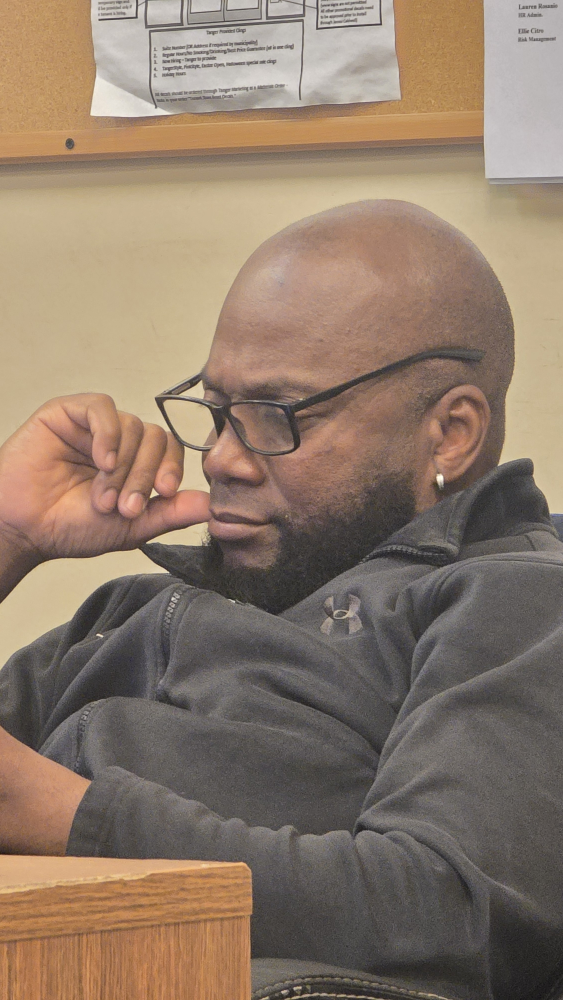
#> input picture noticias-na/fotos/sandy_brito.jpg, 2252 x 4000 px (shown at 1/4 size)
$ python -i render.py   (imports and definitions only)
#> lines starting #> are read from the running program, lines starting #| are printed output that depends on the picture
#!/usr/bin/env python3
"""
Noticias N A — edición del video "Sandy Brito".

Compone gráficos televisivos (lower thirds, cintillo, foto, logotipo) sobre
el video original SIN modificar su animación ni su audio.

Uso:
    python3 scripts/render.py                # versión TV  + versión Reels
    python3 scripts/render.py --solo tv      # sólo la versión TV
    python3 scripts/render.py --solo reels   # sólo la versión Reels/TikTok

Todos los tiempos de la sección TIMING proceden de la transcripción con marcas
de tiempo por palabra (ver transcripcion.json). Cambia un valor aquí y vuelve
a ejecutar para re-sincronizar.
"""
import argparse, json, math, os, subprocess, sys, wave
import numpy as np
from PIL import Image, ImageDraw, ImageFilter, ImageFont, ImageOps

ROOT = os.path.dirname(os.path.dirname(os.path.abspath(__file__)))
P = lambda *a: os.path.join(ROOT, *a)

SRC_VIDEO = P("videos", "original.mp4")
SRC_PHOTO = P("fotos", "sandy_brito.jpg")
W, H = 1080, 1920

# ---------------------------------------------------------------- paleta
NAVY = (10, 26, 64)
NAVY2 = (18, 46, 108)
BLUE = (30, 110, 235)
RED = (214, 22, 40)
RED2 = (150, 8, 22)
WHITE = (255, 255, 255)
SILVER = (196, 204, 216)
SILVER2 = (232, 236, 242)

# ---------------------------------------------------------------- textos
ID_TEXT = ("NOTICIAS", "N A")
TAG_TEXT = "ÚLTIMA HORA"
HEAD_1 = "SANDY BRITO EN TENDENCIA"
HEAD_2 = "LA FRENTE GANA TERRENO"
TICKER = "HUMOR | La frente de Sandy Brito se roba los titulares | Noticias N A"
NAME = "SANDY BRITO"

# ---------------------------------------------------------------- TIMING (s)
# Transcripción: "Sandy" 1.84 · "Brito" 2.10–2.38 · "frente" 4.02 ·
# "economía." termina 5.72 · "Sandy, tranquilo…" 5.74–7.90
T_BUG_IN = 0.05          # logotipo + indicador HUMOR
T_ID_IN = 0.00           # barra NOTICIAS N A entra desde la izquierda
T_TAG_IN = 0.22          # etiqueta ÚLTIMA HORA
T_HEAD_IN = 0.35         # barra del titular
T_TICK_IN = 0.30         # cintillo
T_PHOTO_IN = 1.76        # foto entra justo al decir "Sandy" (1.84)
T_NAME_IN = 2.02         # rótulo SANDY BRITO al decir "Brito" (2.10)
T_SWAP = 3.94            # titular -> LA FRENTE GANA TERRENO ("frente" 4.02)
T_PHOTO_OUT = 5.72       # foto sale al terminar "economía." (~4 s en pantalla)
T_EXIT = 6.95            # salida del titular
T_STING = 7.12           # marca final Noticias N A
TICKER_SPEED = 185       # px/s
TICKER_PREROLL = 380     # px de texto ya visibles al aparecer el cintillo

FONT_OSW = P("fuentes", "Oswald.ttf")
FONT_MON = P("fuentes", "Montserrat.ttf")


# [7 lines left out: function font, not called in this run]


# ---------------------------------------------------------------- utilidades
def clamp(x, a=0.0, b=1.0):
    return max(a, min(b, x))


def prog(t, start, dur):
    return clamp((t - start) / dur)


def ease_out(x):
    return 1 - (1 - x) ** 3


def ease_in(x):
    return x ** 3


def ease_io(x):
    return 4 * x ** 3 if x < 0.5 else 1 - (-2 * x + 2) ** 3 / 2


def lerp(a, b, x):
    return a + (b - a) * x


# [72 lines left out: functions hgrad, vgrad, text_img, place_text, with_alpha, paste, not called in this run]


def shadow_of(img, blur=14, opacity=0.55, grow=0):
    pad = blur * 3
    sh = Image.new("RGBA", (img.width + pad * 2, img.height + pad * 2), (0, 0, 0, 0))
    a = img.split()[3].point(lambda v: int(v * opacity))
    sh.paste((0, 0, 0, 255), (pad, pad), a)
    if grow:
        sh = sh.filter(ImageFilter.MaxFilter(grow * 2 + 1))
    return sh.filter(ImageFilter.GaussianBlur(blur)), pad


# [180 lines left out: functions glow_of, sweep, clip_w, make_logo, make_humor_badge, make_tag and 7 more, not called in this run]


# ---------------------------------------------------------------- layout
LAYOUTS = {
    # versión broadcast: grafismo sobre el frente de la mesa
    "tv": dict(lt_y=1430, bug_xy=(40, 70), card_x=678, card_y=400),
    # versión Reels/TikTok: todo dentro de las zonas seguras de la interfaz
    "reels": dict(lt_y=1262, bug_xy=(40, 230), card_x=640, card_y=420),
}


class Graphics:
    # [312 lines left out: functions __init__, _vignette, frame, synth_sfx, probe, render and 1 more, not called in this run]


# [12 lines not run here, left out]

>>> import cv2
>>> picture = cv2.imread('../fotos/sandy_brito.jpg', cv2.IMREAD_GRAYSCALE)
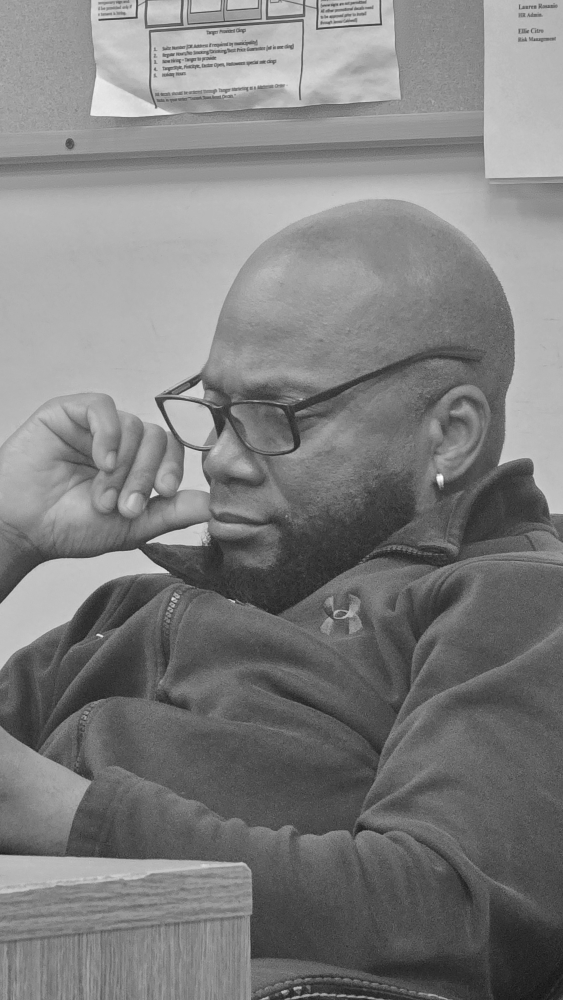
#> picture: shape (4000, 2252) (shown at 1/4 size); min 14, max 254, mean 126.6
>>> result = shadow_of(picture)
#> (the run stopped early here; a loop or call above may not have finished)
